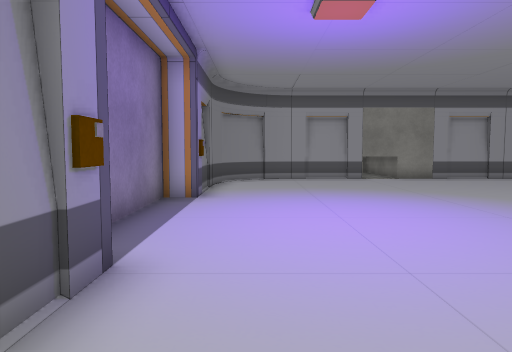
View 1 (above)

14 first-person views from a walk through a scene from a Unity 3-D project. The camera is 1.2 m above the floor, tilts 4° down and sees 70° across. The floor is counted in squares, 1 m on a side. Each view is taken from the middle of a square. On the plan, view 1 faces up. The plan holds only what a view shows up to about 15 squares ahead; the rest is blank. The place goes on beyond the plan. The player is left out. Some surface patterns are stand-ins.

View 2
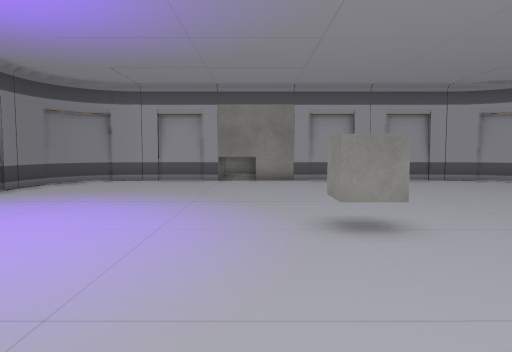

View 3
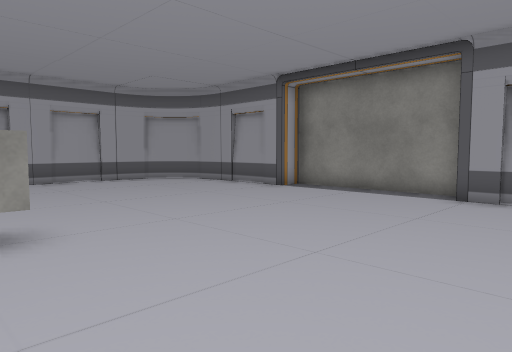

View 4
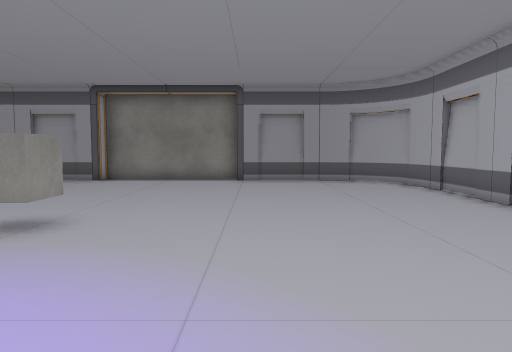

View 5
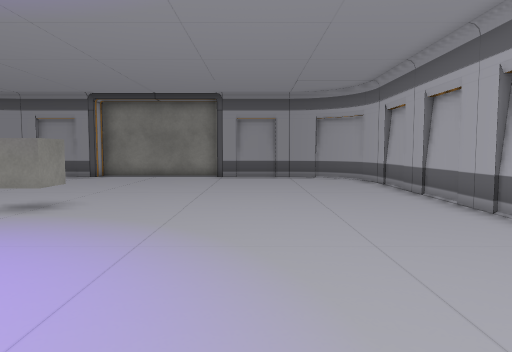

View 6
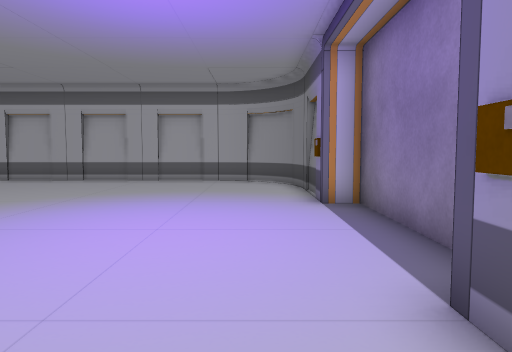

View 7
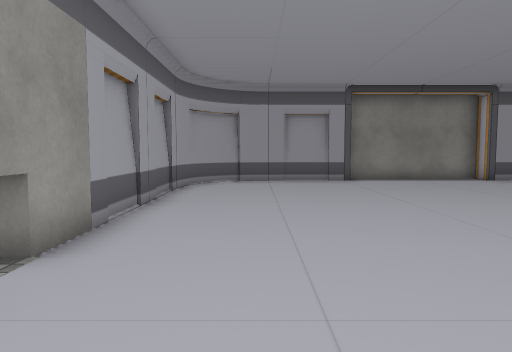

View 8
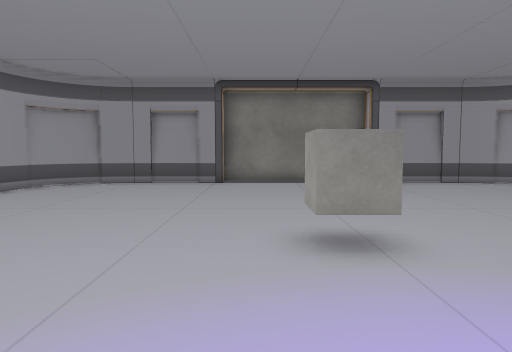

View 9
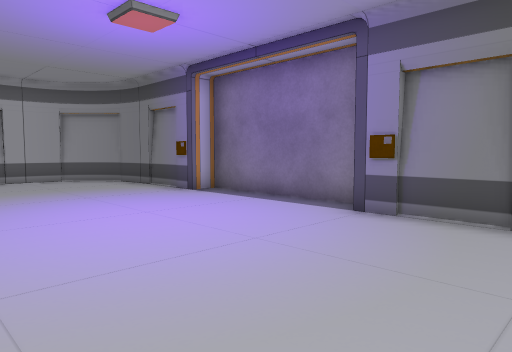

View 10
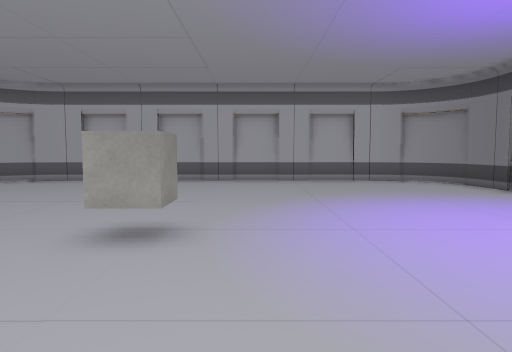

View 11
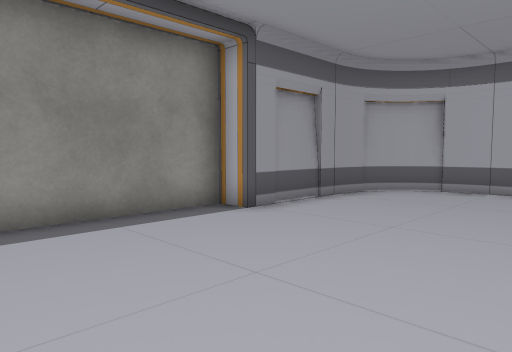

View 12
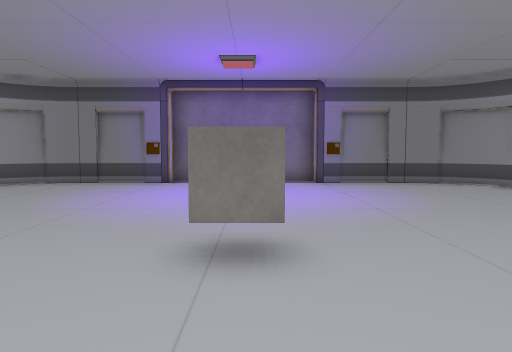

View 13
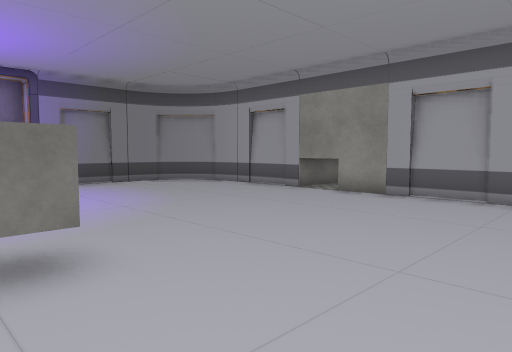

View 14
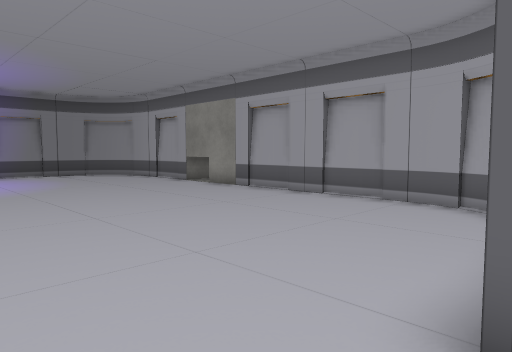

### Floor plan
Points are (right, up) in squares from view 1. A wall is a line through its corners. A room is listed if a view was taken in it or the views show most of it. See-through windows are left out.
Room 1 (views 1, 2, 3, 4, 5, 6, 7, 8, 9, 10, 11, 12, 13, 14)
walls: (1.2, 15.5) (0.7, 15.4) (0.3, 15.2); (11.3, -2.5) (14, -2.5); (-1.6, 13) (-1.6, 9.2) (-2.4, 9.2) (-2.4, 3.8) (-1.6, 3.8) (-1.6, 0); (-1.4, 13.3) (-1.5, 12.8); (-1.2, 13.8) (-1.4, 13.2); (0.3, 15.4) (-0.3, 15) (-0.9, 14.5); (0, 15.2) (-0.7, 14.7) (-1.2, 14); (-1.1, 14.2) (-1.4, 13.7); (-1.5, 0.2) (-1.4, -0.3); (14, 15.5) (1, 15.5); (-1.4, -0.2) (-1.3, -0.7); (16.5, 12.8) (16.4, 13.3); (14.4, 15.4) (13.9, 15.5); (1, -2.5) (11.1, -2.5); (16.4, 13.2) (16.3, 13.7); (14.7, 15.3) (14.2, 15.4); (-1.4, -0.6) (-1, -1.3) (-0.4, -1.9); (0.6, -2.4) (1.1, -2.5); (0.3, -2.3) (0.8, -2.4); (-1.2, -1.1) (-0.7, -1.7) (0, -2.2); (16.1, 14.1) (15.8, 14.5); (16.4, 13.7) (16.1, 14.3) (15.4, 15) (14.6, 15.4); (-0.2, -2.1) (0.4, -2.4); (15.6, 14.8) (15.1, 15.2); (13.8, -2.5) (14.3, -2.4); (16.5, 0) (16.5, 3.8) (17.4, 3.8) (17.4, 9.2) (16.5, 9.2) (16.5, 13); (14.2, -2.4) (14.7, -2.3); (16.4, -0.4) (16.5, 0.2); (16.2, -0.8) (16.4, -0.3); (14.6, -2.4) (15.1, -2.1); (15.1, -2.2) (15.6, -1.8); (15.8, -1.6) (16.2, -1.1); (15.5, -1.9) (16, -1.3) (16.4, -0.6)
objects: other object (7, 6) to (8, 7)

Where each view was taken, in squares from view 1:
view 1: 0 up, 0 right, facing up
view 2: 1 up, 6 right, facing up
view 3: 1 up, 7 right, facing up-right
view 4: 3 up, 2 right, facing right
view 5: 2 up, 0 right, facing right
view 6: 12 up, 0 right, facing down
view 7: 13 up, 2 right, facing right
view 8: 8 up, 3 right, facing right
view 9: 13 up, 5 right, facing down-left
view 10: 12 up, 6 right, facing down
view 11: 9 up, 11 right, facing down-right
view 12: 7 up, 12 right, facing left
view 13: 6 up, 12 right, facing up-left
view 14: 7 up, 17 right, facing up-left
